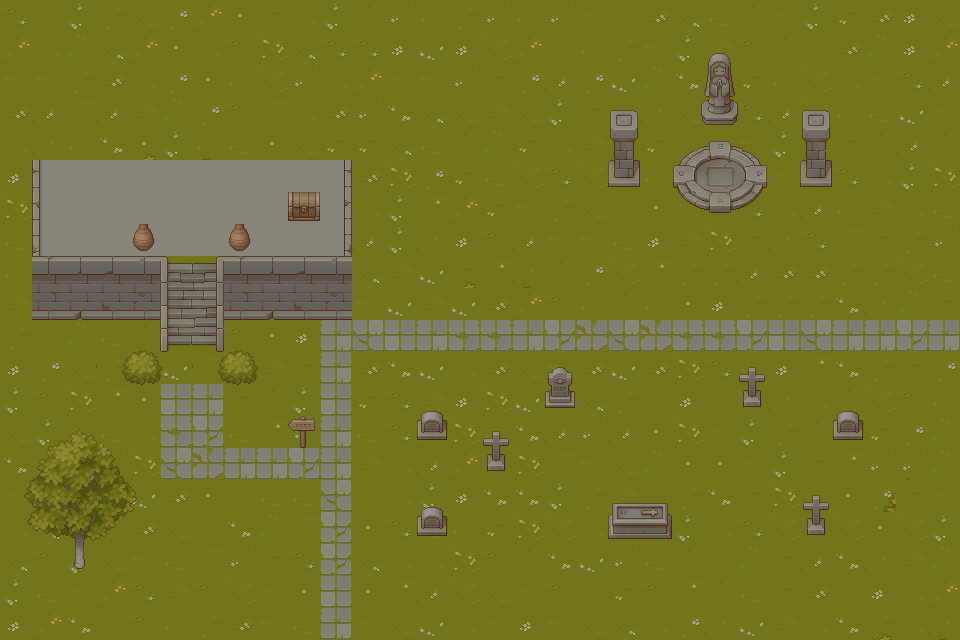

Tiled map render using the project's own tile images. Description and the whole map definition, tile-layer contents included, below:
An orthogonal 30x20 tile map with 32x32 px tiles, 4 tile layers (Base, platforms, Collision, props), 6 tilesets and 1 object (StairsUp).

<map version="1.10" tiledversion="1.11.2" orientation="orthogonal" renderorder="right-down" width="30" height="20" tilewidth="32" tileheight="32" infinite="0" nextlayerid="10" nextobjectid="6">
 <tileset firstgid="1" source="tilesets/TX Tileset Grass.tsx" />
 <tileset firstgid="65" source="tilesets/TX Plant.tsx" />
 <tileset firstgid="321" source="tilesets/tileset_wall.tsx" />
 <tileset firstgid="577" source="tilesets/TX Struct.tsx" />
 <tileset firstgid="833" source="tilesets/tileset_stone.tsx" />
 <tileset firstgid="897" source="tilesets/TX Props.tsx" />
 <layer id="4" name="Base" width="30" height="20">
  <data encoding="csv">
6,1,22,10,4,14,15,5,17,16,22,11,31,27,10,31,27,31,9,1,32,8,25,11,9,22,21,32,13,4,
15,16,18,8,15,5,12,2,30,8,6,6,13,29,13,26,15,1,27,10,3,22,28,2,11,1,32,18,13,15,
3,3,10,32,16,14,5,27,26,31,12,15,9,3,31,17,14,23,14,29,18,7,26,21,27,26,12,9,6,23,
32,23,20,23,28,18,14,2,20,16,32,31,7,8,4,28,4,22,17,25,19,4,30,6,23,26,27,25,29,9,
12,19,27,7,5,22,27,25,5,4,21,21,8,25,11,18,21,12,28,11,21,1,5,3,22,7,17,11,23,11,
13,9,17,9,10,8,3,21,6,12,4,32,30,14,21,25,26,6,26,27,27,30,3,2,9,23,6,16,22,30,
30,19,11,13,16,21,18,30,10,18,21,12,22,24,15,21,3,10,4,1,5,16,1,6,16,23,27,28,16,25,
25,6,7,9,29,32,24,9,30,27,9,23,22,19,13,2,23,3,3,25,13,28,30,17,19,6,20,17,10,31,
27,23,23,23,6,45,45,8,10,2,9,8,28,29,17,24,19,11,14,26,24,10,10,23,32,32,10,10,26,25,
28,8,4,25,30,5,5,18,26,2,28,3,29,28,29,32,15,2,27,11,27,5,13,10,10,10,7,19,18,17,
10,1,18,25,11,11,10,2,5,13,34,49,33,34,41,41,34,42,50,49,50,41,41,42,33,49,34,34,42,34,
13,14,4,10,16,29,20,26,28,17,34,32,7,29,16,32,4,3,32,29,32,30,6,8,13,24,7,10,17,14,
22,2,30,24,5,33,34,17,11,22,33,21,6,28,13,30,29,31,8,10,1,13,1,2,19,16,11,26,2,27,
4,22,9,25,16,41,42,25,24,31,34,25,6,15,30,27,7,23,31,23,5,30,9,22,10,11,11,21,14,18,
7,21,30,31,30,49,50,34,34,42,34,28,12,23,15,11,30,20,3,4,18,5,5,9,22,17,24,31,31,18,
9,11,28,16,29,32,5,1,25,25,49,1,12,22,13,7,7,22,4,28,1,10,7,17,30,16,5,14,17,9,
16,8,5,9,32,4,1,7,18,20,42,5,6,25,27,21,30,26,16,17,26,22,16,6,26,9,26,5,26,22,
8,2,22,4,3,25,20,31,17,6,42,8,16,16,30,2,11,7,29,31,25,11,1,18,17,23,7,19,28,18,
22,25,9,15,6,28,2,26,9,5,33,5,24,23,26,4,9,2,1,21,2,24,11,25,17,32,1,13,16,15,
13,15,7,1,2,27,10,32,3,25,34,9,4,29,16,9,13,3,4,8,16,14,19,29,28,16,7,10,16,19
</data>
 </layer>
 <layer id="6" name="platforms" width="30" height="20">
  <data encoding="csv">
0,0,0,0,0,0,0,0,0,0,0,0,0,0,0,0,0,0,0,0,0,0,0,0,0,0,0,0,0,0,
0,0,0,0,0,0,0,0,0,0,0,0,0,0,0,0,0,0,0,0,0,0,0,0,0,0,0,0,0,0,
0,0,0,0,0,0,0,0,0,0,0,0,0,0,0,0,0,0,0,0,0,0,0,0,0,0,0,0,0,0,
0,0,0,0,138,0,140,0,0,0,0,0,0,0,74,0,76,0,0,0,0,0,0,0,0,0,0,0,0,0,
0,0,0,0,154,155,156,0,0,0,0,0,0,0,0,0,0,0,0,0,0,0,0,0,0,0,0,0,0,0,
0,842,842,842,842,842,842,842,842,842,842,0,0,0,0,0,0,0,0,0,0,0,0,0,0,0,0,0,0,0,
0,842,842,842,842,842,842,842,842,842,842,0,0,0,0,0,0,0,0,0,0,0,0,0,0,0,0,0,0,0,
0,842,842,842,842,842,842,842,842,842,842,0,0,0,138,0,140,0,0,0,0,0,0,0,0,0,0,0,0,0,
0,0,0,0,0,594,595,0,0,0,0,0,0,0,154,0,156,0,0,0,0,0,0,0,0,0,0,0,0,0,
0,0,0,0,0,610,611,0,0,0,0,0,0,0,0,0,0,0,0,0,0,0,0,10,10,10,0,0,0,0,
0,0,0,0,0,626,627,0,0,0,0,0,0,0,0,0,0,0,0,0,0,0,0,0,0,0,0,0,0,0,
0,0,0,0,0,0,0,0,0,0,0,0,0,0,0,0,0,0,0,0,0,0,0,0,0,0,0,0,0,0,
0,0,0,0,0,0,0,0,0,0,0,0,0,0,0,0,0,0,0,0,0,0,0,0,0,0,0,0,0,0,
0,0,0,0,0,0,0,0,0,0,0,0,0,0,0,0,0,0,0,0,0,0,0,0,0,0,0,0,0,0,
0,0,0,0,0,0,0,0,0,0,0,0,0,0,0,0,0,0,0,0,0,0,0,0,0,0,0,74,75,76,
0,0,0,0,0,0,0,0,0,0,0,0,0,0,0,0,0,0,0,0,0,0,0,0,0,0,0,90,0,0,
0,0,0,0,0,0,0,0,0,0,0,0,0,0,0,0,0,0,0,0,0,0,0,0,0,0,0,0,0,0,
0,0,0,0,0,0,0,0,0,0,0,0,0,0,0,0,0,0,0,0,0,0,0,0,0,0,0,0,0,0,
0,0,0,0,0,0,0,0,0,0,0,0,0,0,0,0,0,0,0,0,0,0,0,0,0,0,0,138,0,140,
0,0,0,0,0,0,0,0,0,0,0,0,0,0,0,0,0,0,0,0,0,0,0,0,0,0,0,154,155,156
</data>
 </layer>
 <objectgroup id="8" name="stairs">
  <object id="3" name="stairs_up" type="StairsUp" x="168.182" y="264.182" width="47.6364" height="80.1818" />
 </objectgroup>
 <layer id="5" name="Collision" width="30" height="20">
  <data encoding="csv">
0,0,0,0,0,0,0,0,0,0,0,0,0,0,0,0,0,0,0,0,0,0,0,0,0,0,0,0,0,0,
0,0,0,0,0,0,0,0,0,0,0,0,0,0,0,0,0,0,0,0,0,0,0,0,0,0,0,0,0,0,
0,0,0,0,0,0,0,0,0,0,0,0,0,0,0,0,0,0,0,0,0,0,0,0,0,0,0,0,0,0,
0,0,0,0,0,0,0,0,0,0,0,0,0,0,0,0,0,0,0,0,0,0,0,0,0,0,0,0,0,0,
0,0,0,0,0,0,0,0,0,0,0,0,0,0,0,0,0,0,0,0,0,0,0,0,0,0,0,0,0,0,
0,346,0,0,0,0,0,0,0,0,347,0,0,0,0,0,0,0,0,0,0,0,0,0,0,0,0,0,0,0,
0,362,0,0,0,0,0,0,0,0,363,0,0,0,0,0,0,0,0,0,0,0,0,0,0,0,0,0,0,0,
0,378,0,0,0,0,0,0,0,0,379,0,0,0,0,0,0,0,0,0,0,0,0,0,0,0,0,0,0,0,
0,418,419,420,421,0,0,418,419,420,421,0,0,0,0,0,0,0,0,0,0,0,0,0,0,0,0,0,0,0,
0,434,435,436,437,0,0,434,435,436,437,0,0,0,0,0,0,0,0,0,0,0,0,0,0,0,0,0,0,0,
0,0,0,0,0,0,0,0,0,0,0,0,0,0,0,0,0,0,0,0,0,0,0,0,0,0,0,0,0,0,
0,0,0,0,0,0,0,0,0,0,0,0,0,0,0,0,0,0,0,0,0,0,0,0,0,0,0,0,0,0,
0,0,0,0,0,0,0,0,0,0,0,0,0,0,0,0,0,0,0,0,0,0,0,0,0,0,0,0,0,0,
0,0,0,0,0,0,0,0,0,0,0,0,0,0,0,0,0,0,0,0,0,0,0,0,0,0,0,0,0,0,
0,0,0,0,0,0,0,0,0,0,0,0,0,0,0,0,0,0,0,0,0,0,0,0,0,0,0,0,0,0,
0,0,0,0,0,0,0,0,0,0,0,0,0,0,0,0,0,0,0,0,0,0,0,0,0,0,0,0,0,0,
0,0,0,0,0,0,0,0,0,0,0,0,0,0,0,0,0,0,0,0,0,0,0,0,0,0,0,0,0,0,
0,0,0,0,0,0,0,0,0,0,0,0,0,0,0,0,0,0,0,0,0,0,0,0,0,0,0,0,0,0,
0,0,0,0,0,0,0,0,0,0,0,0,0,0,0,0,0,0,0,0,0,0,0,0,0,0,0,0,0,0,
0,0,0,0,0,0,0,0,0,0,0,0,0,0,0,0,0,0,0,0,0,0,0,0,0,0,0,0,0,0
</data>
 </layer>
 <objectgroup id="9" name="walls_collisions" />
 <layer id="7" name="props" width="30" height="20">
  <data encoding="csv">
0,0,0,0,0,0,0,0,0,0,0,0,0,0,0,0,0,0,0,0,0,0,0,0,0,0,0,0,0,0,
0,0,0,0,0,0,0,0,0,0,0,0,0,0,0,0,0,0,0,0,0,910,911,912,0,0,0,0,0,0,
0,0,0,0,0,0,0,0,0,0,0,0,0,0,0,0,0,0,0,0,0,926,927,928,0,0,0,0,0,0,
0,0,0,0,0,0,0,0,0,0,0,0,0,0,0,0,0,0,0,988,0,942,943,944,0,988,0,0,0,0,
0,0,0,0,0,0,0,0,0,0,0,0,0,0,0,0,0,0,0,1004,0,1036,1037,1038,0,1004,0,0,0,0,
0,0,0,0,0,0,0,0,0,0,0,0,0,0,0,0,0,0,0,1020,0,1052,1053,1054,0,1020,0,0,0,0,
0,0,0,0,0,0,0,0,0,916,0,0,0,0,0,0,0,0,0,0,0,1068,1069,1070,0,0,0,0,0,0,
0,0,0,0,1014,0,0,1014,0,0,0,0,0,0,0,0,0,657,657,657,657,657,0,0,0,0,0,0,0,0,
0,0,0,0,0,0,0,0,0,0,0,0,0,0,0,0,0,0,0,0,0,0,0,0,0,0,0,0,0,0,
0,0,0,0,0,0,0,0,0,0,0,0,0,0,0,0,0,0,0,0,0,0,0,0,0,0,0,0,0,0,
0,0,0,155,156,157,155,156,157,0,0,0,0,0,0,0,0,0,0,0,0,0,0,0,0,0,0,0,0,0,
0,0,0,171,172,173,171,172,173,0,0,0,0,0,0,0,0,1016,0,0,0,0,0,1048,0,0,0,0,0,0,
0,0,0,187,188,189,187,188,189,0,0,0,0,1018,0,0,0,1032,0,0,0,0,0,1064,0,0,1018,0,0,0,
65,66,67,68,69,0,0,0,0,1012,0,0,0,1034,0,1048,0,0,0,0,0,0,0,0,0,0,1034,0,0,0,
81,82,83,84,85,0,0,0,0,0,0,0,0,0,0,1064,0,0,0,0,0,0,0,0,0,0,0,0,0,0,
97,98,99,100,101,0,0,0,0,0,0,0,0,1018,0,0,0,0,10,938,939,940,0,0,0,1048,0,0,0,0,
113,114,115,116,117,0,0,0,0,0,0,0,0,1034,0,0,0,0,0,954,955,956,0,0,0,1064,0,0,0,0,
129,130,131,132,133,0,0,0,0,0,0,0,0,0,0,0,0,0,0,0,0,0,0,0,0,0,0,0,0,0,
0,0,0,0,0,0,0,0,0,0,0,0,0,0,0,0,0,0,0,0,0,0,0,0,0,0,0,0,0,0,
0,0,0,0,0,0,0,0,0,0,0,0,0,0,0,0,0,0,0,0,0,0,0,0,0,0,0,0,0,0
</data>
 </layer>
</map>
